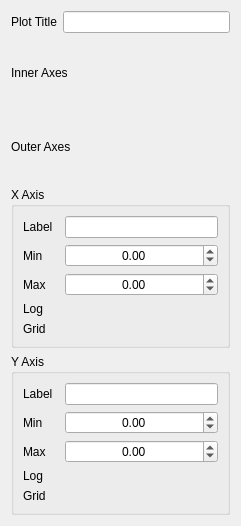
<?xml version="1.0" encoding="UTF-8"?>
<ui version="4.0">
    <class>Form</class>
    <widget class="QWidget" name="Form">
        <property name="geometry">
            <rect>
                <x>0</x>
                <y>0</y>
                <width>241</width>
                <height>526</height>
            </rect>
        </property>
        <property name="windowTitle">
            <string>Form</string>
        </property>
        <layout class="QGridLayout" name="gridLayout">
            <item row="4" column="0" colspan="2">
                <widget class="QGroupBox" name="x_axis_box">
                    <property name="title">
                        <string>X Axis</string>
                    </property>
                    <layout class="QGridLayout" name="gridLayout_4">
                        <item row="2" column="2">
                            <widget class="QDoubleSpinBox" name="x_max">
                                <property name="alignment">
                                    <set>Qt::AlignmentFlag::AlignCenter</set>
                                </property>
                                <property name="minimum">
                                    <double>-9999.000000000000000</double>
                                </property>
                                <property name="maximum">
                                    <double>9999.000000000000000</double>
                                </property>
                            </widget>
                        </item>
                        <item row="3" column="0">
                            <widget class="QLabel" name="x_scale_label">
                                <property name="text">
                                    <string>Log</string>
                                </property>
                            </widget>
                        </item>
                        <item row="0" column="2">
                            <widget class="QLineEdit" name="x_label"/>
                        </item>
                        <item row="2" column="0">
                            <widget class="QLabel" name="x_max_label">
                                <property name="text">
                                    <string>Max</string>
                                </property>
                            </widget>
                        </item>
                        <item row="3" column="2">
                            <widget class="ToggleSwitch" name="x_log">
                                <property name="checked" stdset="0">
                                    <bool>false</bool>
                                </property>
                            </widget>
                        </item>
                        <item row="5" column="0">
                            <widget class="QLabel" name="x_grid_label">
                                <property name="text">
                                    <string>Grid</string>
                                </property>
                            </widget>
                        </item>
                        <item row="1" column="2">
                            <widget class="QDoubleSpinBox" name="x_min">
                                <property name="alignment">
                                    <set>Qt::AlignmentFlag::AlignCenter</set>
                                </property>
                                <property name="minimum">
                                    <double>-9999.000000000000000</double>
                                </property>
                                <property name="maximum">
                                    <double>9999.000000000000000</double>
                                </property>
                            </widget>
                        </item>
                        <item row="1" column="0" colspan="2">
                            <widget class="QLabel" name="x_min_label">
                                <property name="text">
                                    <string>Min</string>
                                </property>
                            </widget>
                        </item>
                        <item row="0" column="0">
                            <widget class="QLabel" name="x_label_label">
                                <property name="text">
                                    <string>Label</string>
                                </property>
                            </widget>
                        </item>
                        <item row="5" column="2">
                            <widget class="ToggleSwitch" name="x_grid">
                                <property name="checked" stdset="0">
                                    <bool>false</bool>
                                </property>
                            </widget>
                        </item>
                    </layout>
                </widget>
            </item>
            <item row="0" column="0" colspan="2">
                <layout class="QHBoxLayout" name="horizontalLayout">
                    <item>
                        <widget class="QLabel" name="plot_title_label">
                            <property name="text">
                                <string>Plot Title</string>
                            </property>
                        </widget>
                    </item>
                    <item>
                        <widget class="QLineEdit" name="title"/>
                    </item>
                </layout>
            </item>
            <item row="2" column="0">
                <widget class="QLabel" name="label_outer_axes">
                    <property name="text">
                        <string>Outer Axes</string>
                    </property>
                </widget>
            </item>
            <item row="5" column="0" colspan="2">
                <widget class="QGroupBox" name="y_axis_box">
                    <property name="title">
                        <string>Y Axis</string>
                    </property>
                    <layout class="QGridLayout" name="gridLayout_5">
                        <item row="2" column="2">
                            <widget class="QDoubleSpinBox" name="y_max">
                                <property name="alignment">
                                    <set>Qt::AlignmentFlag::AlignCenter</set>
                                </property>
                                <property name="minimum">
                                    <double>-9999.000000000000000</double>
                                </property>
                                <property name="maximum">
                                    <double>9999.000000000000000</double>
                                </property>
                            </widget>
                        </item>
                        <item row="1" column="0" colspan="2">
                            <widget class="QLabel" name="y_min_label">
                                <property name="text">
                                    <string>Min</string>
                                </property>
                            </widget>
                        </item>
                        <item row="1" column="2">
                            <widget class="QDoubleSpinBox" name="y_min">
                                <property name="alignment">
                                    <set>Qt::AlignmentFlag::AlignCenter</set>
                                </property>
                                <property name="minimum">
                                    <double>-9999.000000000000000</double>
                                </property>
                                <property name="maximum">
                                    <double>9999.000000000000000</double>
                                </property>
                            </widget>
                        </item>
                        <item row="0" column="2">
                            <widget class="QLineEdit" name="y_label"/>
                        </item>
                        <item row="3" column="0">
                            <widget class="QLabel" name="y_scale_label">
                                <property name="text">
                                    <string>Log</string>
                                </property>
                            </widget>
                        </item>
                        <item row="0" column="0">
                            <widget class="QLabel" name="y_label_label">
                                <property name="text">
                                    <string>Label</string>
                                </property>
                            </widget>
                        </item>
                        <item row="2" column="0">
                            <widget class="QLabel" name="y_max_label">
                                <property name="text">
                                    <string>Max</string>
                                </property>
                            </widget>
                        </item>
                        <item row="4" column="0">
                            <widget class="QLabel" name="y_grid_label">
                                <property name="text">
                                    <string>Grid</string>
                                </property>
                            </widget>
                        </item>
                        <item row="3" column="2">
                            <widget class="ToggleSwitch" name="y_log">
                                <property name="checked" stdset="0">
                                    <bool>false</bool>
                                </property>
                            </widget>
                        </item>
                        <item row="4" column="2">
                            <widget class="ToggleSwitch" name="y_grid">
                                <property name="checked" stdset="0">
                                    <bool>false</bool>
                                </property>
                            </widget>
                        </item>
                    </layout>
                </widget>
            </item>
            <item row="2" column="1">
                <widget class="ToggleSwitch" name="outer_axes">
                    <property name="checked" stdset="0">
                        <bool>false</bool>
                    </property>
                </widget>
            </item>
            <item row="1" column="0">
                <widget class="QLabel" name="label">
                    <property name="text">
                        <string>Inner Axes</string>
                    </property>
                </widget>
            </item>
            <item row="1" column="1">
                <widget class="ToggleSwitch" name="inner_axes"/>
            </item>
        </layout>
    </widget>
    <customwidgets>
        <customwidget>
            <class>ToggleSwitch</class>
            <extends>QWidget</extends>
            <header>toggle_switch</header>
        </customwidget>
    </customwidgets>
    <resources/>
    <connections/>
</ui>
